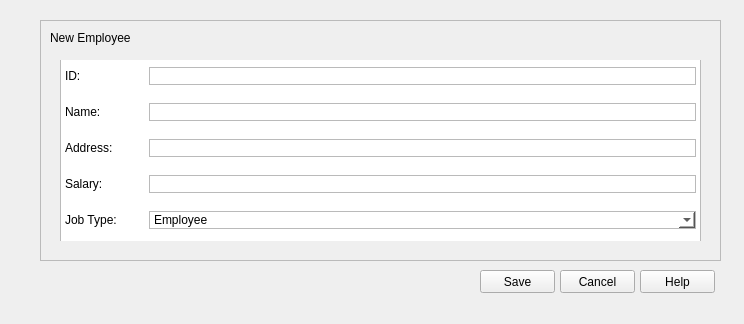
<?xml version="1.0" encoding="UTF-8"?>
<ui version="4.0">
 <class>newEmployee</class>
 <widget class="QMainWindow" name="newEmployee">
  <property name="geometry">
   <rect>
    <x>0</x>
    <y>0</y>
    <width>744</width>
    <height>324</height>
   </rect>
  </property>
  <property name="windowTitle">
   <string>Add New Employee</string>
  </property>
  <widget class="QWidget" name="centralwidget">
   <widget class="QFrame" name="frame">
    <property name="geometry">
     <rect>
      <x>40</x>
      <y>20</y>
      <width>681</width>
      <height>241</height>
     </rect>
    </property>
    <property name="maximumSize">
     <size>
      <width>681</width>
      <height>241</height>
     </size>
    </property>
    <property name="styleSheet">
     <string notr="true">
border: 1px solid rgb(186, 186, 186);</string>
    </property>
    <property name="frameShape">
     <enum>QFrame::StyledPanel</enum>
    </property>
    <property name="frameShadow">
     <enum>QFrame::Raised</enum>
    </property>
    <widget class="QLabel" name="label">
     <property name="geometry">
      <rect>
       <x>10</x>
       <y>10</y>
       <width>111</width>
       <height>16</height>
      </rect>
     </property>
     <property name="styleSheet">
      <string notr="true">border:0px;
font: 75 10pt &quot;MS Shell Dlg 2&quot;;</string>
     </property>
     <property name="text">
      <string>New Employee</string>
     </property>
    </widget>
    <widget class="QFrame" name="frame_2">
     <property name="geometry">
      <rect>
       <x>20</x>
       <y>40</y>
       <width>641</width>
       <height>181</height>
      </rect>
     </property>
     <property name="styleSheet">
      <string notr="true">background-color: rgb(255, 255, 255);</string>
     </property>
     <property name="frameShape">
      <enum>QFrame::StyledPanel</enum>
     </property>
     <property name="frameShadow">
      <enum>QFrame::Raised</enum>
     </property>
     <widget class="QWidget" name="formLayoutWidget">
      <property name="geometry">
       <rect>
        <x>0</x>
        <y>-1</y>
        <width>641</width>
        <height>188</height>
       </rect>
      </property>
      <layout class="QFormLayout" name="formLayout">
       <property name="horizontalSpacing">
        <number>32</number>
       </property>
       <property name="verticalSpacing">
        <number>18</number>
       </property>
       <property name="leftMargin">
        <number>5</number>
       </property>
       <property name="topMargin">
        <number>8</number>
       </property>
       <property name="rightMargin">
        <number>5</number>
       </property>
       <property name="bottomMargin">
        <number>5</number>
       </property>
       <item row="0" column="0">
        <widget class="QLabel" name="label_2">
         <property name="styleSheet">
          <string notr="true">border:0px</string>
         </property>
         <property name="text">
          <string>ID:</string>
         </property>
        </widget>
       </item>
       <item row="4" column="0">
        <widget class="QLabel" name="label_3">
         <property name="styleSheet">
          <string notr="true">border:0px;</string>
         </property>
         <property name="text">
          <string>Job Type:</string>
         </property>
        </widget>
       </item>
       <item row="3" column="0">
        <widget class="QLabel" name="label_4">
         <property name="styleSheet">
          <string notr="true">border:0px;</string>
         </property>
         <property name="text">
          <string>Salary:</string>
         </property>
        </widget>
       </item>
       <item row="2" column="0">
        <widget class="QLabel" name="label_5">
         <property name="styleSheet">
          <string notr="true">border:0px;
</string>
         </property>
         <property name="text">
          <string>Address:</string>
         </property>
        </widget>
       </item>
       <item row="1" column="0">
        <widget class="QLabel" name="label_6">
         <property name="styleSheet">
          <string notr="true">border:0px;</string>
         </property>
         <property name="text">
          <string>Name:</string>
         </property>
        </widget>
       </item>
       <item row="0" column="1">
        <widget class="QLineEdit" name="idInput"/>
       </item>
       <item row="1" column="1">
        <widget class="QLineEdit" name="nameInput"/>
       </item>
       <item row="2" column="1">
        <widget class="QLineEdit" name="addressInput"/>
       </item>
       <item row="3" column="1">
        <widget class="QLineEdit" name="salaryInput"/>
       </item>
       <item row="4" column="1">
        <widget class="QComboBox" name="jobTypecomboBox">
         <item>
          <property name="text">
           <string>Employee</string>
          </property>
         </item>
         <item>
          <property name="text">
           <string>Saleman</string>
          </property>
         </item>
        </widget>
       </item>
      </layout>
     </widget>
    </widget>
   </widget>
   <widget class="QPushButton" name="saveBtn">
    <property name="geometry">
     <rect>
      <x>480</x>
      <y>270</y>
      <width>75</width>
      <height>23</height>
     </rect>
    </property>
    <property name="text">
     <string>Save</string>
    </property>
   </widget>
   <widget class="QPushButton" name="cancelBtn">
    <property name="geometry">
     <rect>
      <x>560</x>
      <y>270</y>
      <width>75</width>
      <height>23</height>
     </rect>
    </property>
    <property name="text">
     <string>Cancel</string>
    </property>
   </widget>
   <widget class="QPushButton" name="helpBtn">
    <property name="geometry">
     <rect>
      <x>640</x>
      <y>270</y>
      <width>75</width>
      <height>23</height>
     </rect>
    </property>
    <property name="text">
     <string>Help</string>
    </property>
   </widget>
  </widget>
 </widget>
 <resources/>
 <connections/>
</ui>
